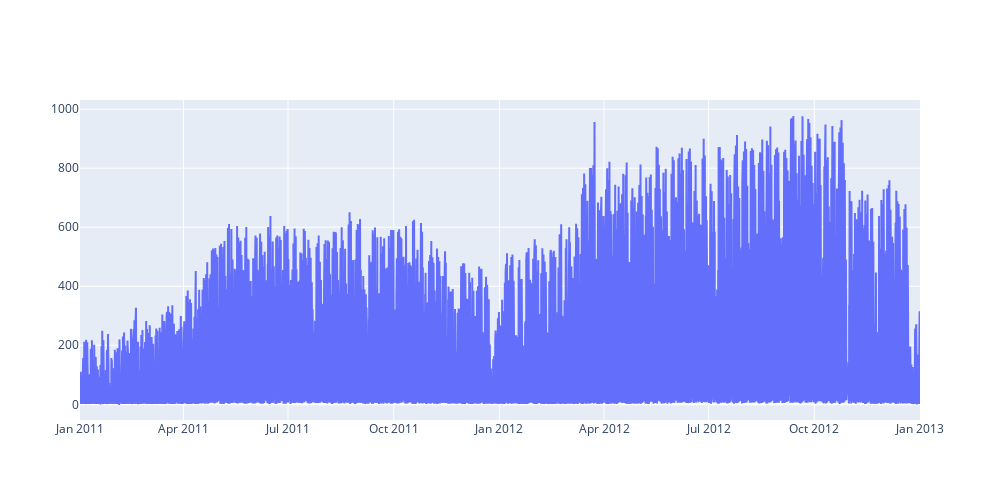

Notebook cell for this chart:
### Code cell
fig = go.Figure()

fig.add_trace( go.Scatter( x=df.index, y=df['cnt'], mode='lines', name='cnt' ) )

fig.update_layout( width=1000, height=500 )
fig.show()

### Figure 1 — Plotly figure (JSON) as saved in the notebook; plotly's stock layout.template omitted (floating-point values rounded to 4 significant figures; data arrays with more than 128 entries replaced by an {"elided": "..."} marker saying what was removed)
{"data": [{"mode": "lines", "name": "cnt", "type": "scatter", "x": {"elided": "17379 str values"}, "y": {"elided": "17379 int values"}}], "layout": {"height": 500, "width": 1000}}
